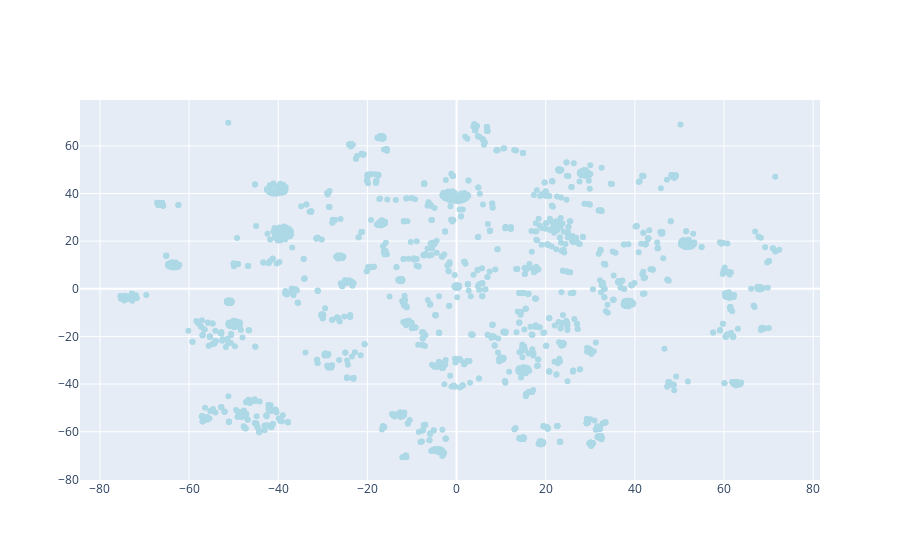

This figure's notebook cell:
### Code cell
data = [
    go.Scatter(
        x = tsne_df.iloc[:2000,0].values,
        y = tsne_df.iloc[:2000,1].values,
        text = tsne_df.iloc[:2000,2].values,
        hoverinfo = 'text',
        marker = dict(
            color = 'lightblue'
        ),
        mode='markers',
        showlegend = False
    )
]

iplot(data, filename = "add-hover-text")

### Figure 1 — Plotly figure (JSON) as saved in the notebook; plotly's stock layout.template omitted (floating-point values rounded to 4 significant figures; data arrays with more than 128 entries replaced by an {"elided": "..."} marker saying what was removed)
{"data": [{"hoverinfo": "text", "marker": {"color": "lightblue"}, "mode": "markers", "showlegend": false, "text": {"elided": "2000 str values"}, "type": "scatter", "x": {"elided": "2000 float values"}, "y": {"elided": "2000 float values"}}], "layout": {"autosize": true, "xaxis": {"autorange": true, "range": [-84.26, 81.33], "type": "linear"}, "yaxis": {"autorange": true, "range": [-82.32, 81.29], "type": "linear"}}}
